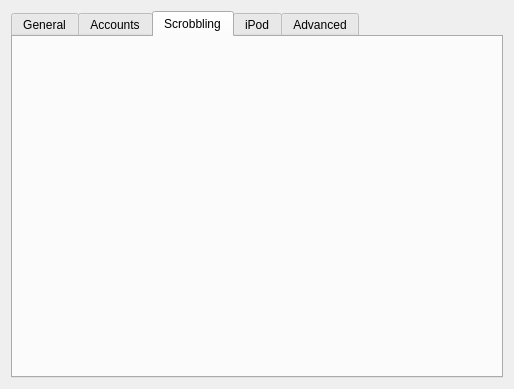
<?xml version="1.0" encoding="UTF-8"?>
<ui version="4.0">
 <class>PreferencesDialog</class>
 <widget class="QDialog" name="PreferencesDialog">
  <property name="geometry">
   <rect>
    <x>0</x>
    <y>0</y>
    <width>514</width>
    <height>389</height>
   </rect>
  </property>
  <property name="windowTitle">
   <string>Dialog</string>
  </property>
  <layout class="QVBoxLayout" name="verticalLayout">
   <item>
    <widget class="QTabWidget" name="tabWidget">
     <property name="currentIndex">
      <number>2</number>
     </property>
     <widget class="QWidget" name="general">
      <attribute name="title">
       <string>General</string>
      </attribute>
      <layout class="QHBoxLayout" name="horizontalLayout_2"/>
     </widget>
     <widget class="AccountSettingsWidget" name="accounts">
      <attribute name="title">
       <string>Accounts</string>
      </attribute>
      <layout class="QHBoxLayout" name="horizontalLayout_6"/>
     </widget>
     <widget class="ScrobbleSettingsWidget" name="scrobbling">
      <attribute name="title">
       <string>Scrobbling</string>
      </attribute>
      <layout class="QHBoxLayout" name="horizontalLayout_5"/>
     </widget>
     <widget class="IpodSettingsWidget" name="ipod">
      <attribute name="title">
       <string>iPod</string>
      </attribute>
      <layout class="QHBoxLayout" name="horizontalLayout_4"/>
     </widget>
     <widget class="QWidget" name="advanced">
      <attribute name="title">
       <string>Advanced</string>
      </attribute>
      <layout class="QHBoxLayout" name="horizontalLayout_3"/>
     </widget>
    </widget>
   </item>
  </layout>
 </widget>
 <customwidgets>
  <customwidget>
   <class>AccountSettingsWidget</class>
   <extends>QWidget</extends>
   <header>../Widgets/AccountSettingsWidget.h</header>
   <container>1</container>
  </customwidget>
  <customwidget>
   <class>ScrobbleSettingsWidget</class>
   <extends>QWidget</extends>
   <header>../Widgets/ScrobbleSettingsWidget.h</header>
   <container>1</container>
  </customwidget>
  <customwidget>
   <class>IpodSettingsWidget</class>
   <extends>QWidget</extends>
   <header>../Widgets/IpodSettingsWidget.h</header>
   <container>1</container>
  </customwidget>
 </customwidgets>
 <resources/>
 <connections/>
</ui>
